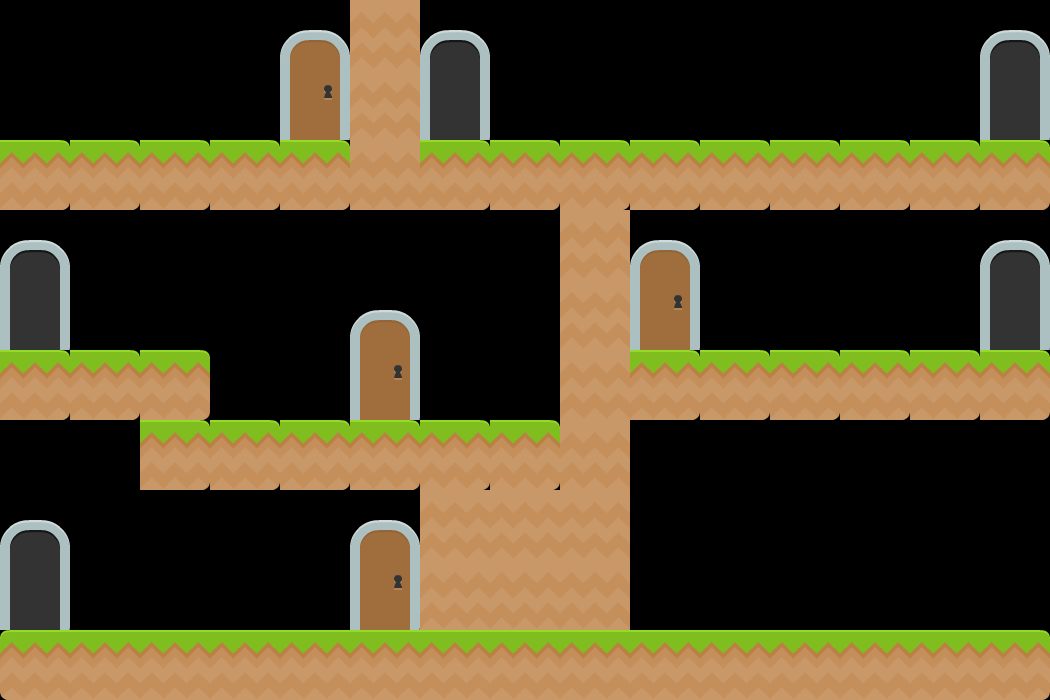

Below is a game level as drawn by its tile map, then a one-line description and the .tmx file that defines it, in full:
An orthogonal 15x10 tile map with 70x70 px tiles, 1 tile layer (Tile Layer 1) and 4 objects (2x platform, 2x keyPrompt).

<map version="1.0" tiledversion="1.0.1" orientation="orthogonal" renderorder="right-down" width="15" height="10" tilewidth="70" tileheight="70" nextobjectid="22">
 <properties>
  <property name="star1time" type="float" value="7" />
 </properties>
 <tileset firstgid="1" name="tiles_spritesheet" tilewidth="70" tileheight="70" spacing="2" tilecount="156" columns="12">
  <image source="tiles_spritesheet.png" width="914" height="936" />
 </tileset>
 <layer name="Tile Layer 1" width="15" height="10">
  <data encoding="csv">
0,0,0,0,70,153,46,0,0,0,0,0,0,0,46,
0,0,0,0,82,153,58,0,0,0,0,0,0,0,58,
92,92,92,92,92,153,92,92,92,92,92,92,92,92,92,
46,0,0,0,0,0,0,0,153,70,0,0,0,0,46,
58,0,0,0,0,70,0,0,153,82,0,0,0,0,58,
92,92,92,0,0,82,0,0,153,92,92,92,92,92,92,
0,0,92,92,92,92,92,92,153,0,0,0,0,0,0,
46,0,0,0,0,70,153,153,153,0,0,0,0,0,0,
58,0,0,0,0,82,153,153,153,0,0,0,0,0,0,
116,104,104,104,104,104,104,104,104,104,104,104,104,104,92
</data>
 </layer>
 <objectgroup name="Object Layer 1">
  <object id="1" type="platform" x="0" y="630" width="1050" />
  <object id="15" type="platform" x="420" y="591" width="210" height="39" />
  <object id="16" type="keyPrompt" x="70" y="560" width="140" height="70">
   <properties>
    <property name="key" value="D" />
   </properties>
  </object>
  <object id="17" type="keyPrompt" x="280" y="560" width="140" height="70">
   <properties>
    <property name="key" value="W" />
   </properties>
  </object>
 </objectgroup>
</map>
